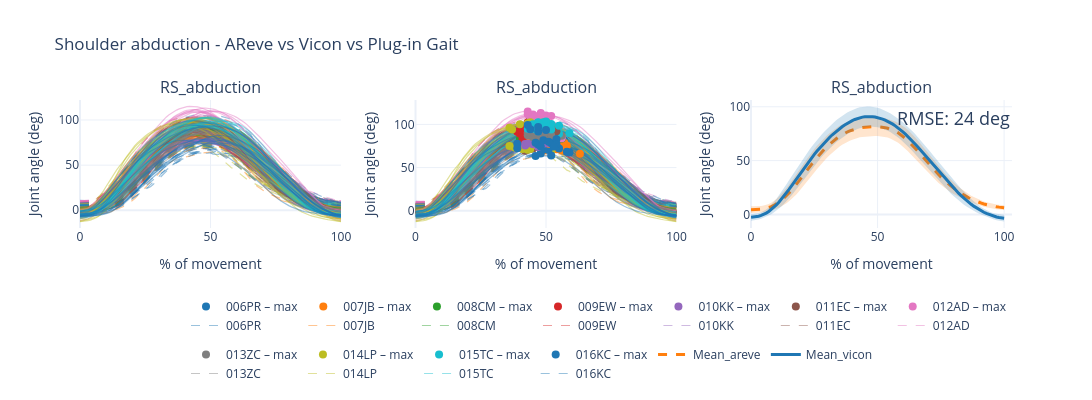

Notebook cell for this chart:
### Markdown cell above
## Extras
The returned fig from the ensembler allows the user all the functionality of plotly figures.
e.g. add annotations to the plot

### Code cell
fig.add_annotation(x=80, y=80, showarrow=False,
            text="RMSE: 24 deg",
            yshift=10, font=dict(size=18), row=1,col=3)
